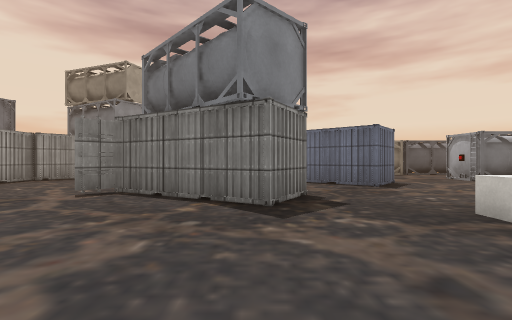
[1] (above)

16 first-person views from a walk through a Unity game level. The camera is 1.3 m above the floor, looks level and sees 85° across. Doors are open. The floor is counted in squares, 2 m on a side. Each view is taken from the middle of a square. On the plan, view 1 faces up. The plan holds only what a view shows up to about 9 squares ahead; the rest is blank. The player is left out. Some surface patterns are stand-ins.

[2]
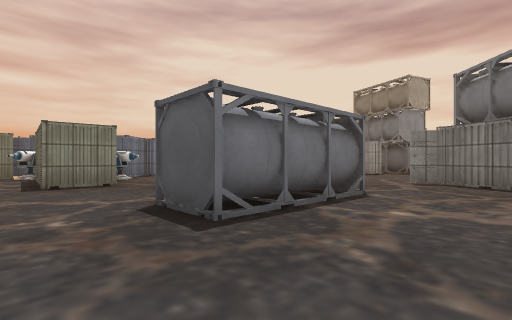

[3]
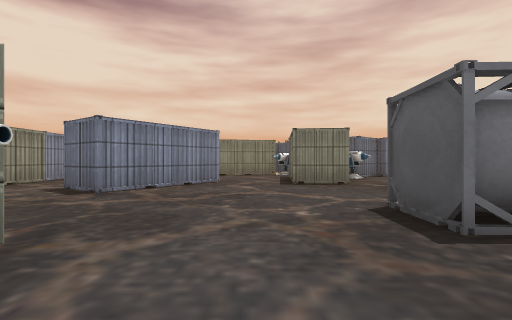

[4]
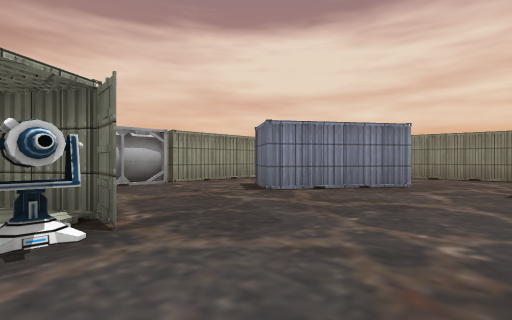

[5]
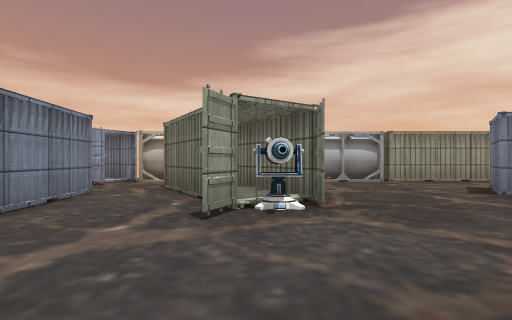

[6]
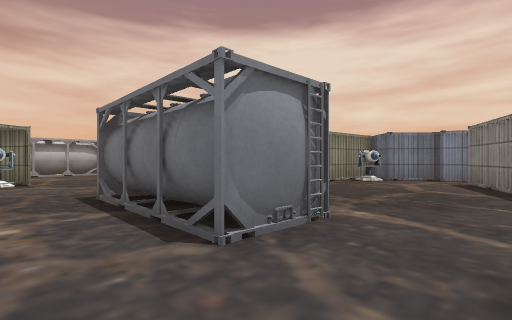

[7]
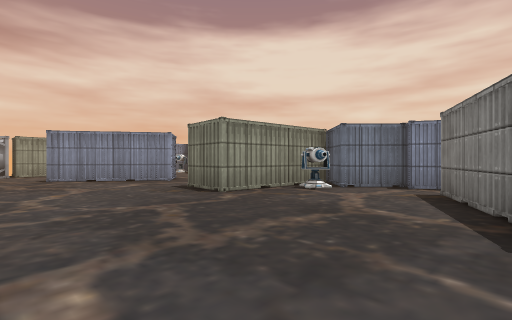

[8]
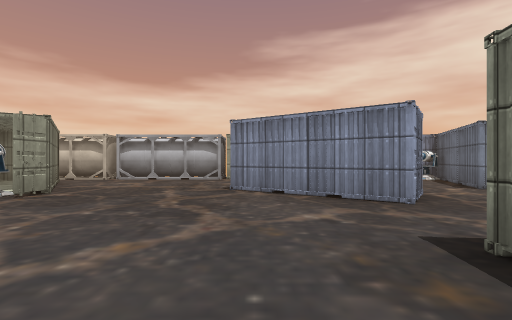

[9]
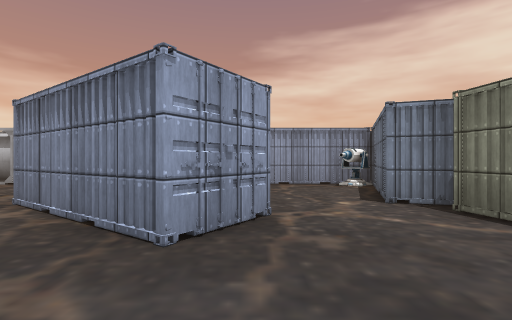

[10]
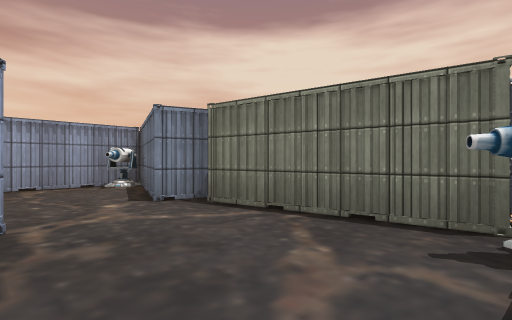

[11]
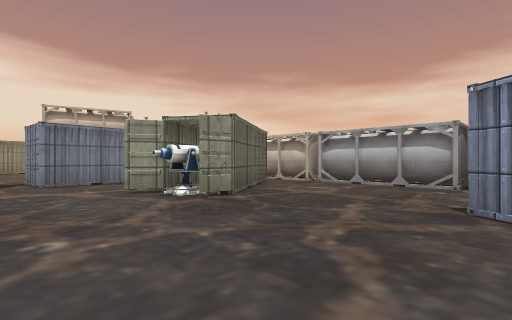

[12]
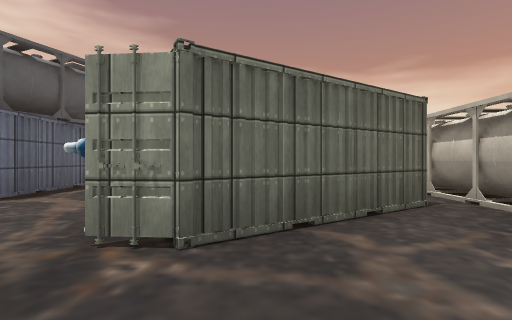

[13]
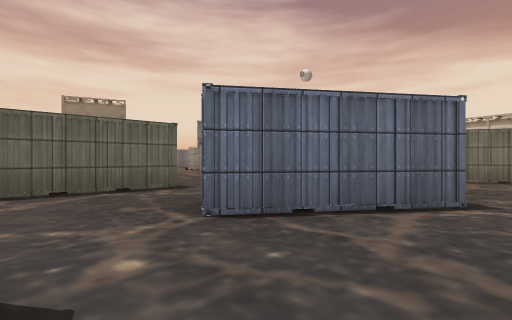

[14]
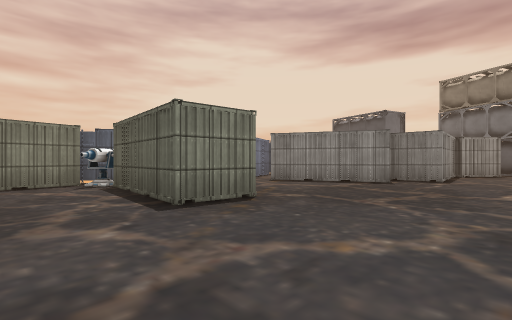

[15]
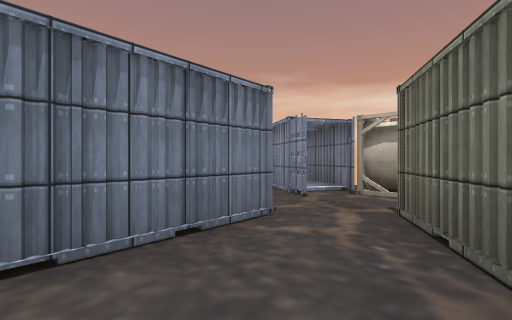

[16]
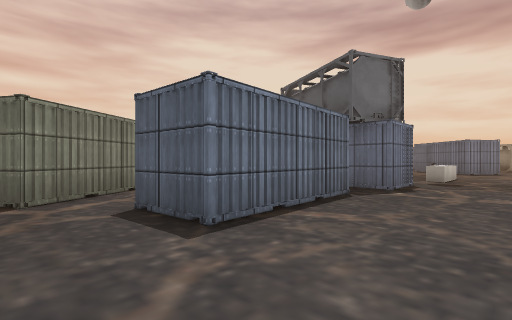

### Floor plan
Key: @ floor where view 1 was taken; # wall or solid block; . floor; / step, stairs or slope; ^ raised ledge; O other object.
Columns run from 14 left of view 1 to 9 right of it. Each row starts with its distance up from view 1.
  9      O O.         ...O#O
  8      O ...      ##O..  O
  7       ##...    ..#...
  6       #O...O   .....
  5       .....OOO O...
  4     ###.......O....
  3   #O.............^.
  2   #.......#...... .
  1   O.......#..... ...
  0   OO......O...@  ...
 -1  OO ##...O#..O   ...
 -2 OO...O..............
 -3 O#.............#O...
 -4  #...O......O..##...
 -5  #..O##....OO../#...
 -6  OO..###....OO./#...
 -7   /....#....O//.....
 -8  O...........OO.O...
 -9  OO............OOO
-10  ###O###O######OOO
-11         OOO      #O

Where each view was taken, in squares from view 1:
view 1: 0 up, 0 right, facing up
view 2: 3 down, 1 left, facing up-left
view 3: 3 down, 1 left, facing left
view 4: 2 down, 2 left, facing down-left
view 5: 1 down, 2 left, facing down
view 6: 4 up, 2 left, facing down-left
view 7: 4 up, 5 left, facing down-left
view 8: 0 up, 7 left, facing down
view 9: 2 down, 10 left, facing down
view 10: 2 down, 10 left, facing down-left
view 11: 2 down, 7 left, facing down-right
view 12: 6 down, 5 left, facing right
view 13: 8 down, 12 left, facing up-right
view 14: 4 down, 5 left, facing up-left
view 15: 4 down, 1 left, facing down-right
view 16: 8 down, 5 right, facing up-left
